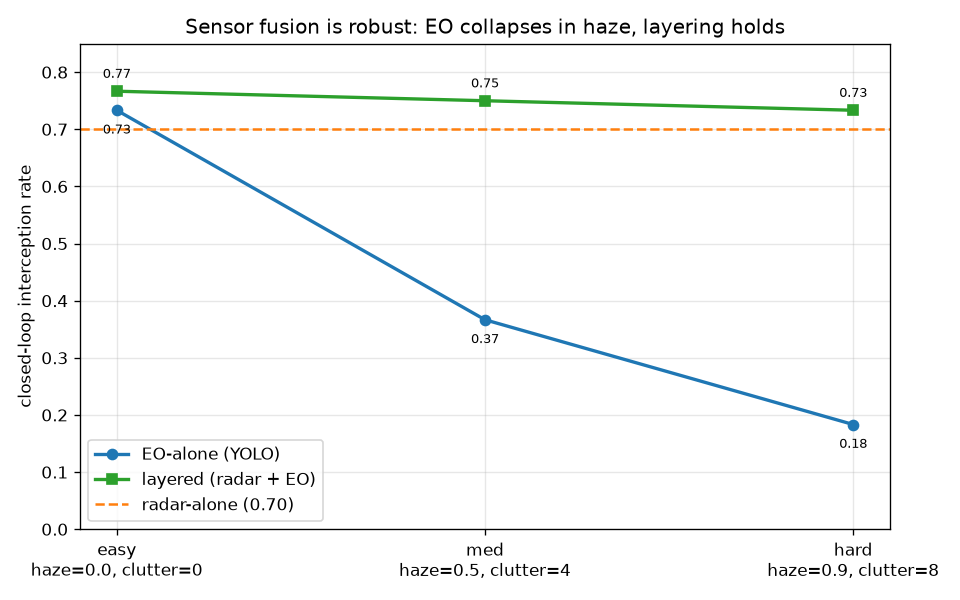

Write Python code to recreate this figure.
"""Research: sensor fusion beats either sensor alone across regimes.

The YOLO-in-the-loop result (0.74) used clean frames. Real EO fails in haze /
clutter / at range. This hardens the EO frames until the YOLO sensor breaks, and
shows that layering a coarse always-on radar cue under the precise-but-fragile EO
detector stays robust — the textbook counter-UAS answer.

Three sensors, swept over EO difficulty (haze + clutter):
  - EO-alone  : YOLO on the rendered frame. Precise up close, collapses as it hazes.
  - radar-alone: a coarse all-range track (sim.Sensor). Image-independent -> flat.
  - layered   : EO when it detects, else radar. Should track the better of the two.

    python research.py            # run the sweep -> research.png + table

ponytail: fusion is an EO-preferred switch, not a Kalman filter — enough to show
the robustness result; add a real filter if you need calibrated covariance.
"""

import numpy as np

import sim
import loop_yolo

# radar-like coarse track: nearly always available (unlike EO), but noisy
RADAR = dict(latency=2, p_drop=0.1, noise0=6.0, ref_range=150.0)
LEVELS = [("easy", 0.0, 0), ("med", 0.5, 4), ("hard", 0.9, 8)]
EPS = 60


class LayeredSensor:
    """Radar cue fused with EO: use the precise EO track when it detects, else fall
    back to the coarse radar track (instead of holding a stale EO estimate)."""

    def __init__(self, haze=0.0, clutter=0):
        self.radar = sim.Sensor(**RADAR)
        self.eo = loop_yolo.YoloSensor(haze=haze, clutter=clutter)

    def reset(self, world, rng):
        self.radar.reset(world, rng)
        self.eo.reset(world, rng)

    def measure(self, world, rng):
        rp, rv = self.radar.measure(world, rng)                # advance both each tick
        ep, ev = self.eo.measure(world, rng)
        return (ep, ev) if self.eo.detected else (rp, rv)


def run():
    from stable_baselines3 import PPO
    turret = PPO.load("turret_ppo")

    eo, lay = [], []
    for name, haze, clut in LEVELS:
        e = sim.hit_rate(turret, episodes=EPS, sensor=loop_yolo.YoloSensor(haze=haze, clutter=clut))
        l = sim.hit_rate(turret, episodes=EPS, sensor=LayeredSensor(haze=haze, clutter=clut))
        eo.append(e); lay.append(l)
        print(f"{name:>5}: EO-alone {e:.2f} | layered {l:.2f}")
    radar = sim.hit_rate(turret, episodes=EPS, sensor=sim.Sensor(**RADAR))   # image-independent -> one value
    print(f"radar-alone (all levels): {radar:.2f}")

    import matplotlib
    matplotlib.use("Agg")
    import matplotlib.pyplot as plt
    x = range(len(LEVELS))
    fig, ax = plt.subplots(figsize=(8, 5))
    ax.plot(x, eo, "o-", lw=2, color="tab:blue", label="EO-alone (YOLO)")
    ax.plot(x, lay, "s-", lw=2, color="tab:green", label="layered (radar + EO)")
    ax.axhline(radar, ls="--", color="tab:orange", label=f"radar-alone ({radar:.2f})")
    for xi, (e, l) in enumerate(zip(eo, lay)):
        ax.annotate(f"{e:.2f}", (xi, e), textcoords="offset points", xytext=(0, -14), ha="center", fontsize=8)
        ax.annotate(f"{l:.2f}", (xi, l), textcoords="offset points", xytext=(0, 8), ha="center", fontsize=8)
    ax.set_xticks(list(x))
    ax.set_xticklabels([f"{n}\nhaze={h}, clutter={c}" for n, h, c in LEVELS])
    ax.set(ylabel="closed-loop interception rate", ylim=(0, 0.85),
           title="Sensor fusion is robust: EO collapses in haze, layering holds")
    ax.legend(loc="lower left")
    ax.grid(alpha=0.3)
    fig.tight_layout()
    fig.savefig("research.png", dpi=120)
    print("saved research.png")


if __name__ == "__main__":
    run()
